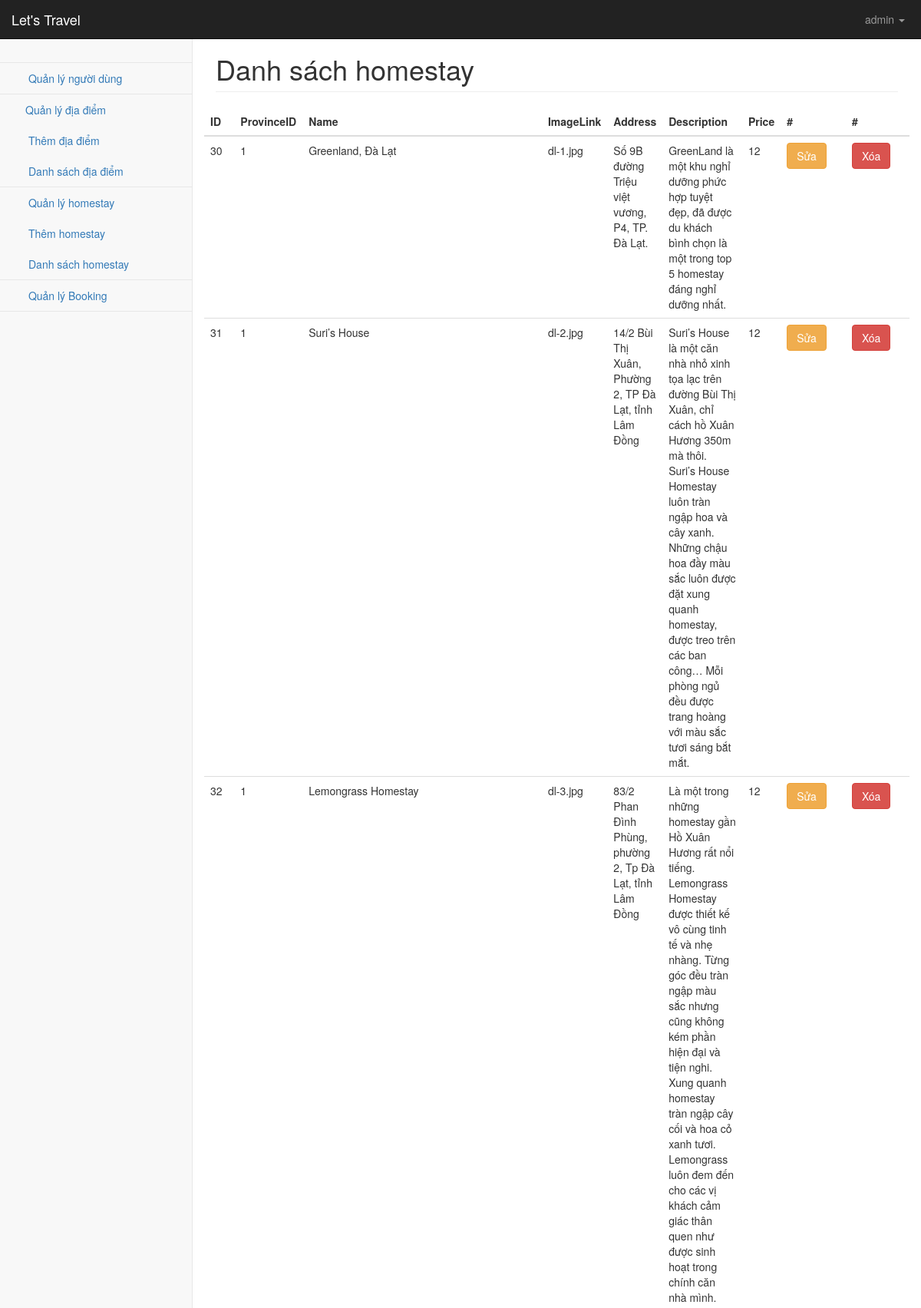
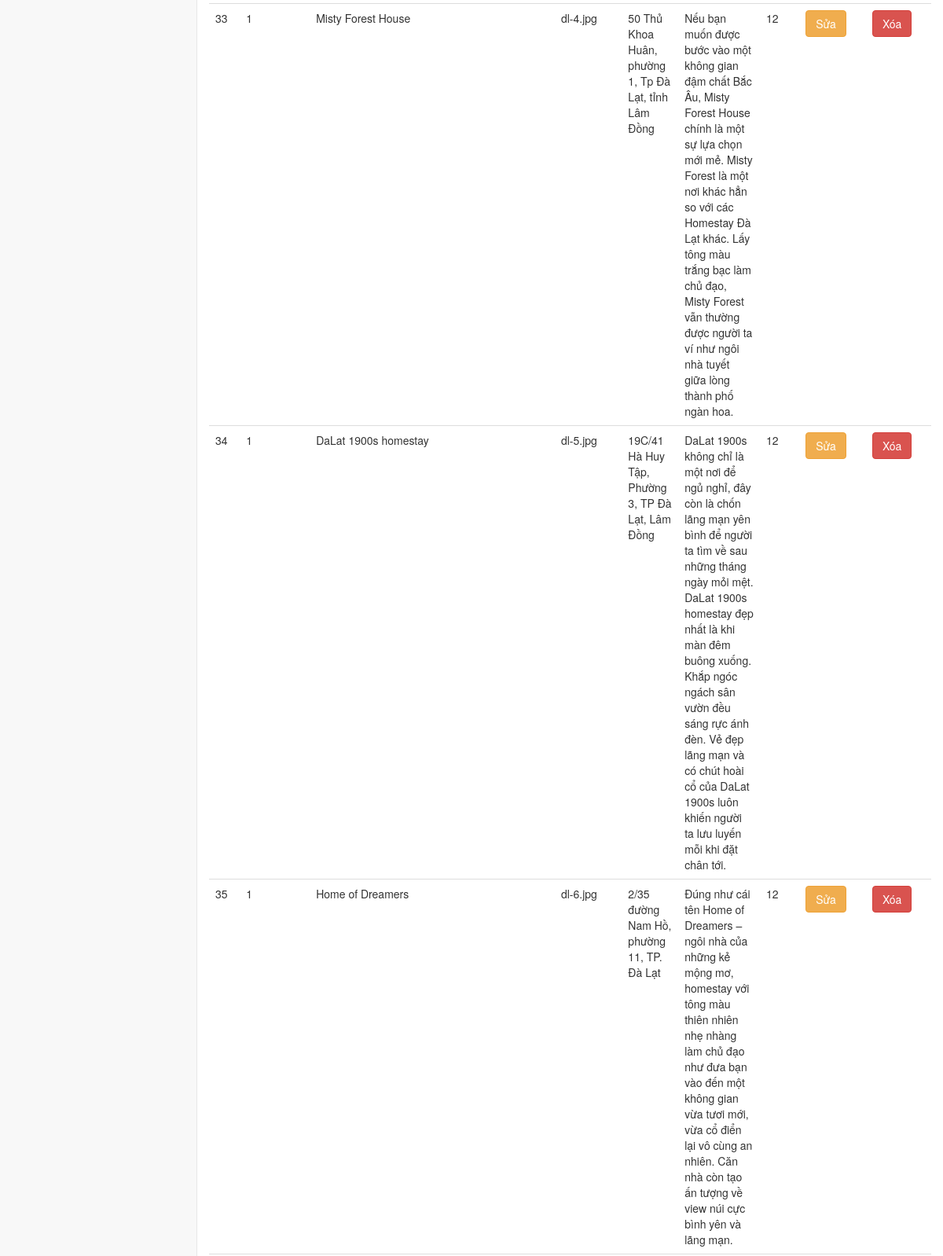
Screenshot of /admin/index.php?page=homestay_list.php (signed in, upper part) with the database file from the repository (2 pictures, top to bottom).
### tables this page shows
CREATE TABLE `homestay` (
  `id_homestay` int(11) NOT NULL,
  `homestay_name` varchar(50) NOT NULL,
  `location_id` int(11) DEFAULT NULL,
  `images` varchar(355) DEFAULT NULL,
  `address` varchar(100) DEFAULT NULL,
  `descript` longtext DEFAULT NULL,
  `price` int(11) DEFAULT NULL
);

### model.php (called while the page is built, shortened)
<?php
    function connect_DB() {
        $dsn = 'mysql:host=localhost;dbname=homestay';
        $userAd = 'root';
        $passAd = '';
        try {
        $db = new PDO($dsn, $userAd, $passAd);
        }
        catch (PDOException $e) {
            $messageError = $e->getMessage();
            exit();
        }
        return $db;
    }
    function getHomestay() {
        $db = connect_DB();
        $query = "SELECT * FROM homestay";
        $statement = $db->prepare($query);
        $statement->execute();
        $result = $statement->fetchAll();
        return $result;
    }
?>

### admin/modules/homestay_list.php (the view, shortened to what this page needs)
<?php
    include('../model.php');
?>
<div class="container-fluid">
    <div class="row">
        <div class="col-lg-12">
            <h1 class="page-header">Danh sách homestay</h1>
        </div>
    </div>
    <div class="row">
        <table class="table">
            <thead>
                <tr>
                    <th width="15px">ID</th>
                    <th width="30px">ProvinceID</th>
                    <th>Name</th>
                    <th width="15px">ImageLink</th>
                    <th width="15px" class="text-truncate">Address</th>
                    <th width="15px" class="text-truncate">Description</th>
                    <th width="15px">Price</th>
                    <th>#</th>
                    <th>#</th>
                </tr>
            </thead>
            <tbody>
                <?php
                    $listH = getHomestay();
                    foreach ($listH as $h) {
                ?>
                <tr>
                    <td><?php echo $h['id_homestay']; ?></td>
                    <td><?php echo $h['location_id']; ?></td>
                    <td><?php echo $h['homestay_name']; ?></td>
                    <td><?php echo $h['images']; ?></td>
                    <td><?php echo $h['address']; ?></td>
                    <td><?php echo $h['descript']; ?></td>
                    <td><?php echo $h['price']; ?></td>
                    <td>
                        <a href="index.php?page=location_list.php&id_homestay=<?php echo $h['id_homestay'];?>" onclick="" class="btn btn-warning">Sửa</a>
                    </td>
                    <td>
                        <a href="index.php?page=homestay_list.php&id_del=<?php echo $h['id_homestay'];?>" onclick="" class="btn btn-danger">Xóa</a>
                    </td>
                </tr>
                <?php } ?>
            </tbody>
        </table>
    </div>
</div>

### admin/css/startmin.css (style rules this page uses)
body { background-color: #f8f8f8; }

### rows the page displays
homestay: id_homestay "30", location "1", homestay_name "Greenland, Đà Lạt", images "dl-1.jpg", address "Số 9B đường Triệu việt vương, P4, TP. Đà Lạt.", descript "GreenLand là một khu nghỉ dưỡng phức hợp tuyệt đẹp, đã được du khách bình chọn là một trong top 5 homestay đáng nghỉ dưỡng nhất.", price "12"
homestay: id_homestay "31", location "1", homestay_name "Suri’s House", images "dl-2.jpg", address "14/2 Bùi Thị Xuân, Phường 2, TP Đà Lạt, tỉnh Lâm Đồng", descript "Suri’s House là một căn nhà nhỏ xinh tọa lạc trên đường Bùi Thị Xuân, chỉ cách hồ Xuân Hương 350m mà thôi. Suri’s House Homestay luôn tràn ngập hoa và cây xanh. Những chậu hoa đầy màu sắc luôn được đặt xung quanh homestay, được treo trên các ban công… Mỗi phòng ngủ đều được trang hoàng với màu sắc tươi sáng bắt mắt.", price "12"
homestay: id_homestay "32", location "1", homestay_name "Lemongrass Homestay", images "dl-3.jpg", address "83/2 Phan Đình Phùng, phường 2, Tp Đà Lạt, tỉnh Lâm Đồng", descript "Là một trong những homestay gần Hồ Xuân Hương rất nổi tiếng. Lemongrass Homestay được thiết kế vô cùng tinh tế và nhẹ nhàng. Từng góc đều tràn ngập màu sắc nhưng cũng không kém phần hiện đại và tiện nghi. Xung quanh homestay tràn ngập cây cối và hoa cỏ xanh tươi. Lemongrass luôn đem đến cho các vị khách cảm giác thân quen như được sinh hoạt trong chính căn nhà mình.", price "12"
homestay: id_homestay "33", location "1", homestay_name "Misty Forest House", images "dl-4.jpg", address "50 Thủ Khoa Huân, phường 1, Tp Đà Lạt, tỉnh Lâm Đồng", descript "Nếu bạn muốn được bước vào một không gian đậm chất Bắc Âu, Misty Forest House chính là một sự lựa chọn mới mẻ. Misty Forest là một nơi khác hẳn so với các Homestay Đà Lạt khác. Lấy tông màu trắng bạc làm chủ đạo, Misty Forest vẫn thường được người ta ví như ngôi nhà tuyết giữa lòng thành phố ngàn hoa.", price "12"
homestay: id_homestay "34", location "1", homestay_name "DaLat 1900s homestay", images "dl-5.jpg", address "19C/41 Hà Huy Tập, Phường 3, TP Đà Lạt, Lâm Đồng", descript "DaLat 1900s không chỉ là một nơi để ngủ nghỉ, đây còn là chốn lãng mạn yên bình để người ta tìm về sau những tháng ngày mỏi mệt. DaLat 1900s homestay đẹp nhất là khi màn đêm buông xuống. Khắp ngóc ngách sân vườn đều sáng rực ánh đèn. Vẻ đẹp lãng mạn và có chút hoài cổ của DaLat 1900s luôn khiến người ta lưu luyến mỗi khi đặt chân tới.", price "12"
homestay: id_homestay "35", location "1", homestay_name "Home of Dreamers", images "dl-6.jpg", address "2/35 đường Nam Hồ, phường 11, TP. Đà Lạt", descript "Đúng như cái tên Home of Dreamers – ngôi nhà của những kẻ mộng mơ, homestay với tông màu thiên nhiên nhẹ nhàng làm chủ đạo như đưa bạn vào đến một không gian vừa tươi mới, vừa cổ điển lại vô cùng an nhiên. Căn nhà còn tạo ấn tượng về view núi cực bình yên và lãng mạn.", price "12"

### other values shown
$_SESSION['fullname'] "admin"
